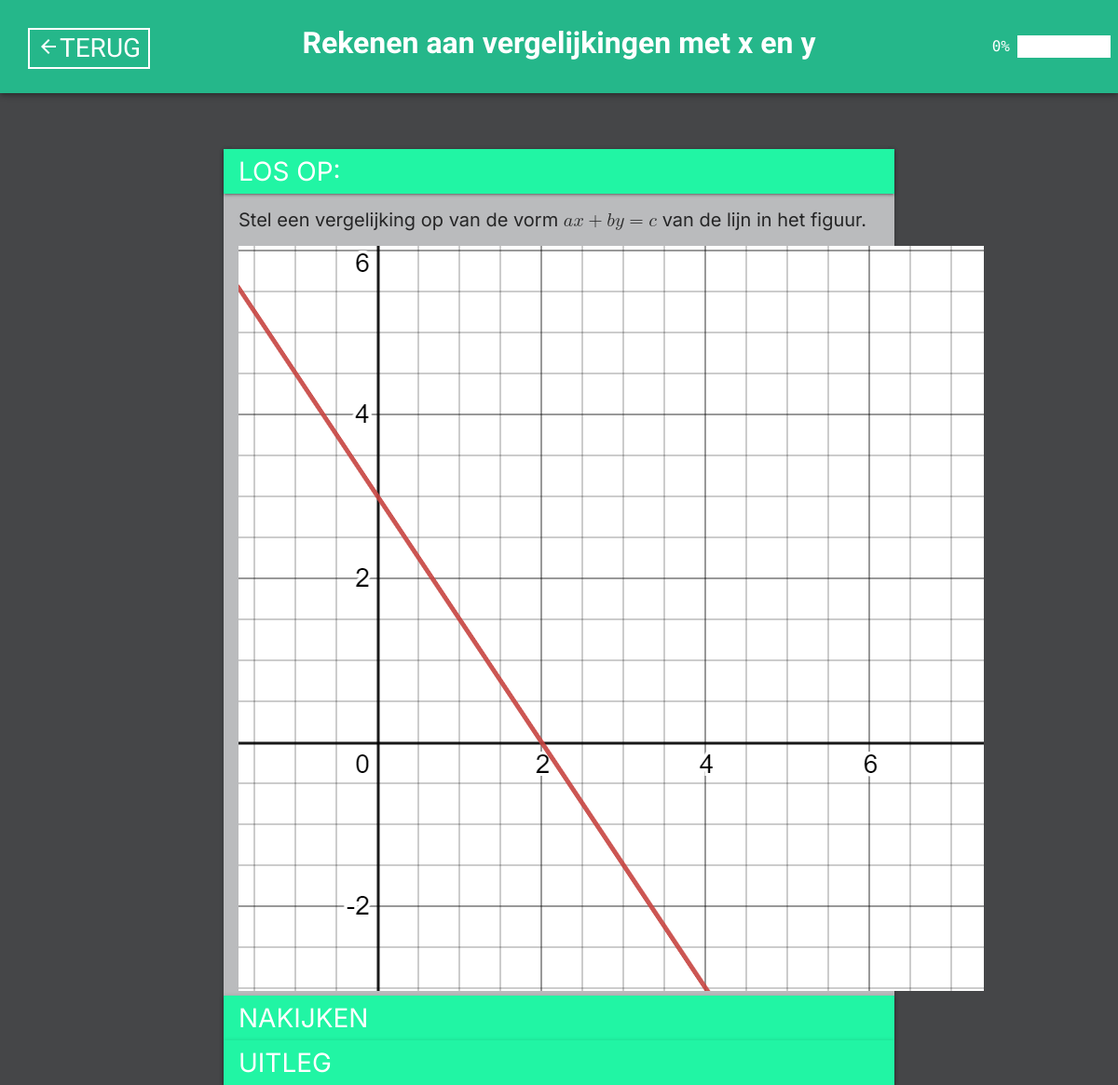
The page /oefenen/A/5 (signed in) on the database its author committed.
### oefenen/models.py (models this page shows, shortened)
class Opgave(models.Model):
    opgave = RichTextField()
    plaatje = models.ImageField(blank=True, null=True, upload_to='images/')
    vaardigheid = models.ForeignKey(Vaardigheid, on_delete=models.PROTECT)
    uitwerking = RichTextField()
    class Meta:
        ordering = ['vaardigheid', 'pk']

class Vaardigheid(models.Model):
    naam = models.CharField(max_length=255, blank=False, null=True)
    nummer = models.IntegerField(blank=True, null=True)
    bijbehorend_onderwerp = models.ForeignKey(Onderwerp, on_delete=models.PROTECT, blank=True, null=True)
    voorkennis = models.ManyToManyField("self", symmetrical=False, related_name="vaardigheid_voorkennis")
    volgende = models.ManyToManyField("self", symmetrical=False, related_name="vaardigheid_volgende")
    class Meta:
        ordering = ['bijbehorend_onderwerp', 'nummer']

### oefenen/views.py (the view)
# urls.py: path("<str:letter>/<int:pk>", views.oefenen, name="oefenen"),
@login_required
def oefenen(request, letter, pk):
    uid = request.user.id
    user = User.objects.get(id=uid)
    o = Onderwerp.objects.get(letter=letter.capitalize())
    v = Vaardigheid.objects.get(bijbehorend_onderwerp=o, nummer=pk)
    tijdsfactor()
    try:
        g = Voortgang.objects.get(user=user, vaardigheid=v)
    except ObjectDoesNotExist:
        g = Voortgang(user=user, vaardigheid=v)
        g.save()
    opdr = Opgave.objects.filter(vaardigheid=v)
    opdrachten = list()
    for each in opdr:
        try:
            if OpdrachtVoortgang.objects.get(user=user, opdracht=each).hoevaak_gedaan != 0:
                pass
            else:
                opdrachten.append(each)
        except ObjectDoesNotExist:
            opdrachten.append(each)
    if len(opdrachten) == 0:
        for each in opdr:
            q = OpdrachtVoortgang.objects.get(user=user, opdracht=each)
            q.hoevaak_gedaan = 0
            q.save()
            opdrachten.append(each)
    x = randint(0, len(opdrachten)-1)
    opdracht = {"opdracht":opdrachten[x].opgave,"uitwerking":opdrachten[x].uitwerking}
    try:
        u = Uitleg.objects.get(vaardigheid=v)
    except ObjectDoesNotExist:
        u = None
    return render(request, "oefenen/opgave.html", {
        'opdracht':opdrachten[x],
        'o':opdracht,
        'letter':letter,
        'pk':pk,
        'u':u,
        'voortgang': g.voortgang,
    })

### oefenen/views.py (called while the page is built)
def tijdsfactor():
    factor = Tijdsfactor.objects.all().first()
    vandaag = datetime.date.today()
    delta = vandaag - factor.laatste_keer
    delta = delta.days
    if delta <= 0:
        return
    procent_per_dag = float(100 / factor.intensiteit)
    intensiteit = procent_per_dag / 100
    alles = Voortgang.objects.all()
    for elke in alles:
        if elke.voortgang > 0:
            nieuw = elke.voortgang - (delta * intensiteit)
            if nieuw >= 0:
                elke.voortgang = nieuw
                elke.save()
                continue
            elke.voortgang = 0
            elke.save()
    factor.laatste_keer = vandaag
    factor.save()

### oefenen/templates/oefenen/opgave.html (shortened to what this page needs)
<!DOCTYPE html>
<html lang="en">
<head>
</head>
<body>
    <div id="background">
    <div id="ribbon">
        <a id="backbutton"><i class="material-icons-outlined" style="float: left; margin: 6px 0 8px 0;">arrow_back</i><p class="backbuttontext">TERUG</p></a>
        <h1>{{ opdracht.vaardigheid.naam }}</h1>
    </div>
    <div style="height: 100px;"></div>
    <div id="opgave" value="{{ voortgang }}">
        <div class="opgaveribbon">LOS OP:</div>
        <div class="opgavetext" id="opgavetext">{{ o.opdracht|safe }}
            {% if opdracht.plaatje %}
            <div id="plaatje"><img src="{{ opdracht.plaatje.url }}"></div>
            {% endif %}
        </div>
        <div class="opgaveribbon">NAKIJKEN</div>
        <div class="opgaveribbon">UITLEG</div>
    </div>
</body>
</html>

### oefenen/templates/oefenen/opgave.html (style rules this page uses)
:root { --primary: rgb(33,245,164); --primarydarken: rgb(37,183,138); --primarylighten: rgb(151,255,203); --secondary: rgb(37,204,237); --secondarydarken: rgb(37,172,237); --secondarylighten: rgb(151,252,255); --bg: white; --dmbg: #454648; --dmbgdarken: #18191a; --dmbglighten: #babbbd; --error: #d32f2f; --success: #2e7d32; --whitetext: white; --blacktext: black; --box-shadow1dp: 0 1px 1px 0 rgba(0,0,0,0.14), 0 2px 1px -1px rgba(0,0,0,0.12), 0 1px 3px 0 rgba(0,0,0,0.20); --box-shadow2dp: 0 2px 2px 0 rgba(0,0,0,0.14), 0 3px 1px -2px rgba(0,0,0,0.12), 0 1px 5px 0 rgba(0,0,0,0.20); --box-shadow3dp: 0 3px 4px 0 rgba(0,0,0,0.14), 0 3px 3px -2px rgba(0,0,0,0.12), 0 1px 8px 0 rgba(0,0,0,0.20); --box-shadow4dp: 0 4px 5px 0 rgba(0,0,0,0.14), 0 1px 10px 0 rgba(0,0,0,0.12), 0 2px 4px -1px rgba(0,0,0,0.20); --box-shadow6dp: 0 6px 10px 0 rgba(0,0,0,0.14), 0 1px 18px 0 rgba(0,0,0,0.12), 0 3px 5px -1px rgba(0,0,0,0.20); --box-shadow8dp: 0 8px 10px 1px rgba(0,0,0,0.14), 0 3px 14px 2px rgba(0,0,0,0.12), 0 5px 5px -3px rgba(0,0,0,0.20); --box-shadow9dp: 0 9px 12px 1px rgba(0,0,0,0.14), 0 3px 16px 2px rgba(0,0,0,0.12), 0 5px 6px -3px rgba(0,0,0,0.20); --box-shadow12dp: 0 12px 17px 2px rgba(0,0,0,0.14), 0 5px 22px 4px rgba(0,0,0,0.12), 0 7px 8px -4px rgba(0,0,0,0.20); --box-shadow16dp: 0 16px 24px 2px rgba(0,0,0,0.14), 0 6px 30px 5px rgba(0,0,0,0.12), 0 8px 10px -5px rgba(0,0,0,0.20); --box-shadow24dp: 0 24px 38px 3px rgba(0,0,0,0.14), 0 9px 46px 8px rgba(0,0,0,0.12), 0 11px 15px -7px rgba(0,0,0,0.20); }
body { margin: 0px; padding: 0px; font-family: inter, sans-serif; }
h1 { font-family: kanit; color: var(--whitetext); }
html { margin: 0px; padding: 0px; }
#ribbon { margin: 0px; top: 0px; width: 100%; height: 100px; background-color: var(--primarydarken); position: fixed; line-height: 50px; text-align: center; box-shadow: var(--box-shadow4dp); }
#background { background-color: var(--dmbg); height: 100%; width: 100%; position: absolute; }
#backbutton { position: absolute; left: 0px; padding: 0 8px 0 8px; margin: 30px; height: 40px; max-width: 132px; background-color: var(--primarydarken); border: solid; border-color: var(--whitetext); border-width: 2px; font-family: yantramanav; font-size: 28px; color: var(--whitetext); border-radius: 0px; }
.backbuttontext { font-family: yantramanav; font-size: 28px; color: var(--whitetext); margin: 0px; float: right; line-height: 40px; }
#opgave { margin-left: 20%; margin-right: 20%; margin-top: 60px; min-height: 200px; height: fit-content; background-color: var(--dmbglighten); box-shadow: var(--box-shadow2dp); }
.opgaveribbon { background-color: var(--primary); height: 48px; padding-left: 16px; font-family: inter; line-height: 48px; font-size: 28px; color: var(--whitetext); box-shadow: var(--box-shadow2dp); }
.opgavetext { font-size: 20px; padding-left: 16px; color: rgb(0,0,0,0.8) }
.opgavetext > p { margin: 8px 0 8px 0; }
#opgavetext > p { margin: 16px 0 16px 0; }

### rows shown on the page
Opgave: vaardigheid.naam "Rekenen aan vergelijkingen met x en y", opdracht "Stel een vergelijking op van de vorm a x + b y = c van de lijn in het figuur.", plaatje (picture)
